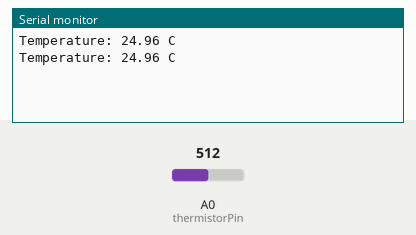
Simulated run of this sketch. Board: Arduino Uno, built with avr-gcc and run on an emulated ATmega328P. On the bench: the last lines printed to the serial monitor. Inputs (shaded band) come from the test bench; at power-on: A0 (thermistorPin) = 512.

Above: at 1.8 s.
1.9 s: A0 (thermistorPin) set to 716
At 2.5 s:
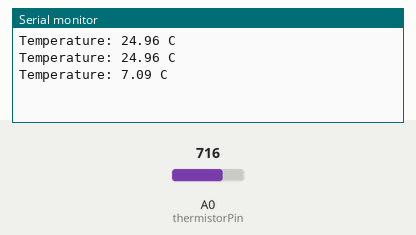
3.4 s: A0 (thermistorPin) set to 900
At 4.8 s:
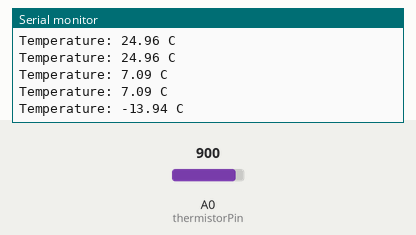
Timing chart, 0 to 6.4 s (numbered marks = the images above; inputs shaded):
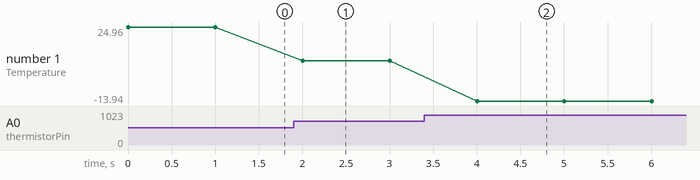

The sketch:

88.ino
```cpp
// Pin where the thermistor is connected
const int thermistorPin = A0;

// Thermistor constants
const float BETA = 3950; // Beta parameter for the thermistor
const float SERIES_RESISTOR = 10000; // Value of the series resistor in ohms

void setup() {
  Serial.begin(9600);
}

void loop() {
  // Read the analog value from the thermistor
  int rawValue = analogRead(thermistorPin);

  // Convert the analog value to resistance
  float resistance = SERIES_RESISTOR / (1023.0 / rawValue - 1.0);

  // Calculate temperature in Kelvin
  float temperatureK = 1.0 / (log(resistance / SERIES_RESISTOR) / BETA + 1.0 / 298.15);

  // Convert temperature to Celsius
  float temperatureC = temperatureK - 273.15;

  // Print the temperature to the Serial Monitor
  Serial.print("Temperature: ");
  Serial.print(temperatureC);
  Serial.println(" C");

  // Wait a bit before taking another reading
  delay(1000);
}
```

Measured:
- after the input at 1.9 s, the serial monitor: prints a new line after 0.10 s (image 1)
- after the input at 3.4 s, the serial monitor: prints a new line after 0.60 s (image 2)
- plotted number 1: 24.96 → 7.09 after the input at 1.9 s, 7.09 → -13.94 after the input at 3.4 s
